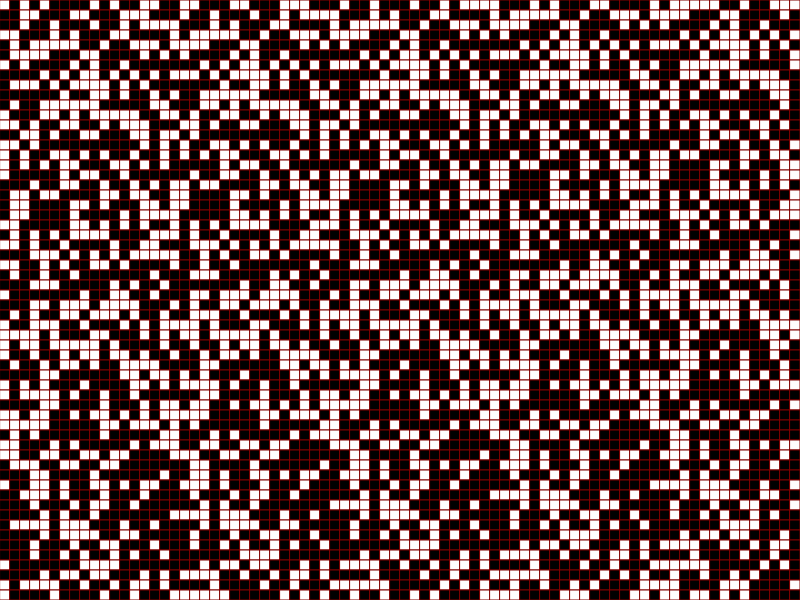
Frame 1 (no input)
Frame 60 (no input): identical to frame 1, image omitted
Frame 120 (the mouse pressed at the canvas centre since frame 60): identical to frame 1, image omitted

The p5.js sketch that drew this single still picture (run headless with seeded random() and noise() and a simulated clock; from frame 60 on, the mouse is pressed at the canvas centre):

// p5.js sketch
// ── sketch.js
/* The Game of Life, by John Conway - https://web.stanford.edu/class/sts145/Library/life.pdf */

let res = 10;
let cols, rows;
let grid;
let start = false;

function setup() {
  createCanvas(800, 600);
  frameRate(20);
  cols = floor(width  / res);
  rows = floor(height / res);
  grid = new Array(cols).fill(0).map(() => new Array(rows).fill(0));
  for (let i = 0; i < grid.length; i++){
    for (let j = 0; j < grid[j].length; j++){
      grid[i][j] = noise(i, j) > 0.5;
    }
  }
}

function draw() {
  background(0);
  stroke(128 * (1 - start), 128 * start, 128 * start);

  if (start){
    /* Game rules here */
    let n_grid = new Array(cols).fill(0).map(() => new Array(rows).fill(0));

    for (let i = 0; i < grid.length; i++){
      for (let j = 0; j < grid[j].length; j++){
        n_grid[i][j] = grid[i][j];

        let counter = 0;
        for (let i_ = -1; i_ <= 1; i_++){
          for (let j_ = -1; j_ <= 1; j_++){
              let i_2 = i + i_;
              let j_2 = j + j_;
              i_2 = (i_2 + cols) % cols;
              j_2 = (j_2 + rows) % rows;
              counter += grid[i_2][j_2];
          }
        }
        counter += -grid[i][j];
        
        if ((counter < 2 || counter > 3) && grid[i][j] == 1){
          n_grid[i][j] = 0;
        }

        if (counter == 3 && grid[i][j] == 0){
          n_grid[i][j] = 1;
        }
      }
    }

    grid = n_grid;
  }

  for (let i = 0; i < grid.length; i++){
    for (let j = 0; j < grid[j].length; j++){
      let state = 255 * grid[i][j];
      fill(state);
      square(i * res, j * res, res);
    }
  }
}

function mouseClicked() {
  let i = floor(mouseX / res);
  let j = floor(mouseY / res);
  grid[i][j] = 1 - grid[i][j];
}

function keyPressed() {
  if (keyCode === ENTER){
    start = !start;
  }
  if (keyCode === BACKSPACE){
    grid = new Array(cols).fill(0).map(() => new Array(rows).fill(0));
    start = false;
  }
}
